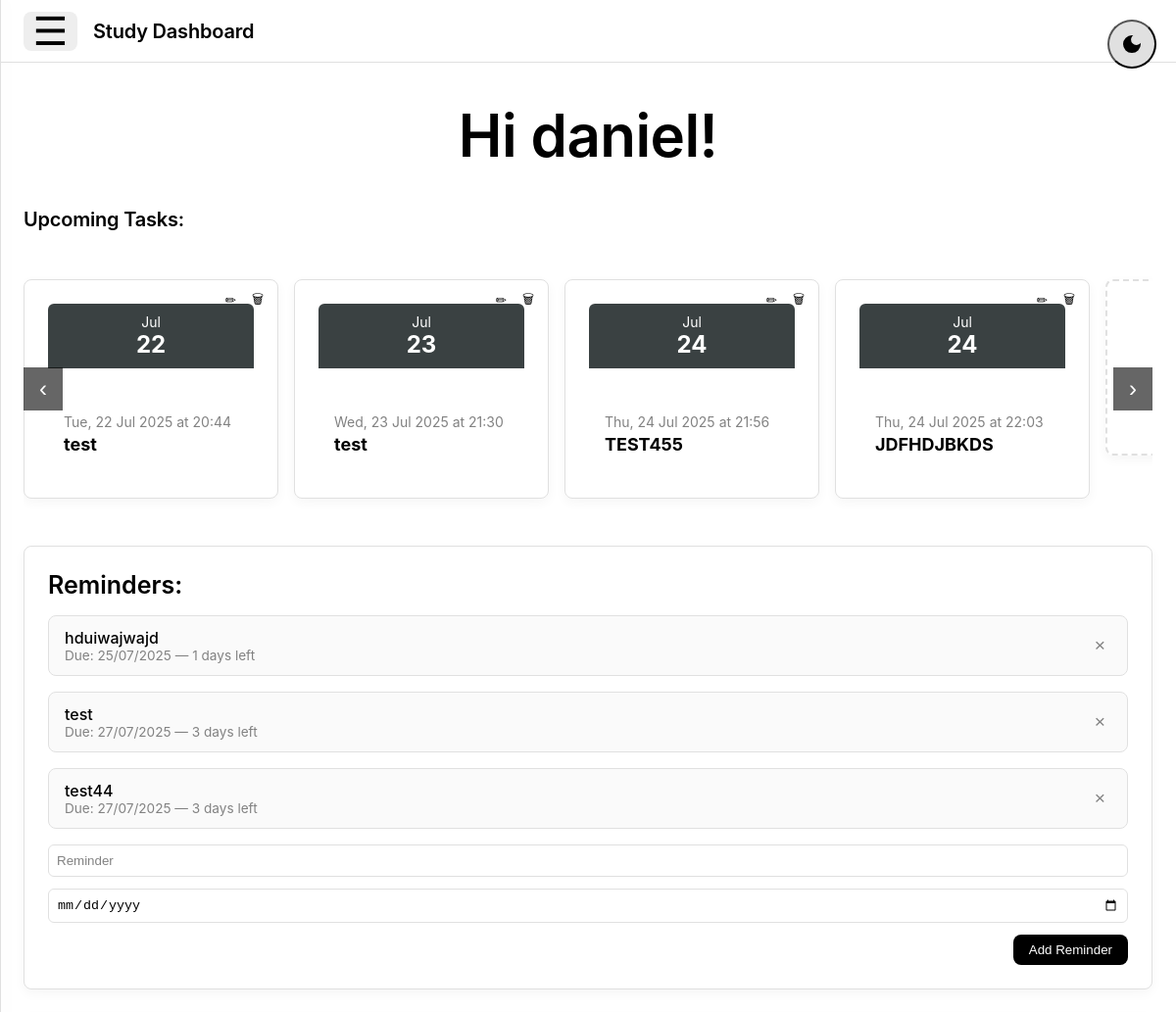
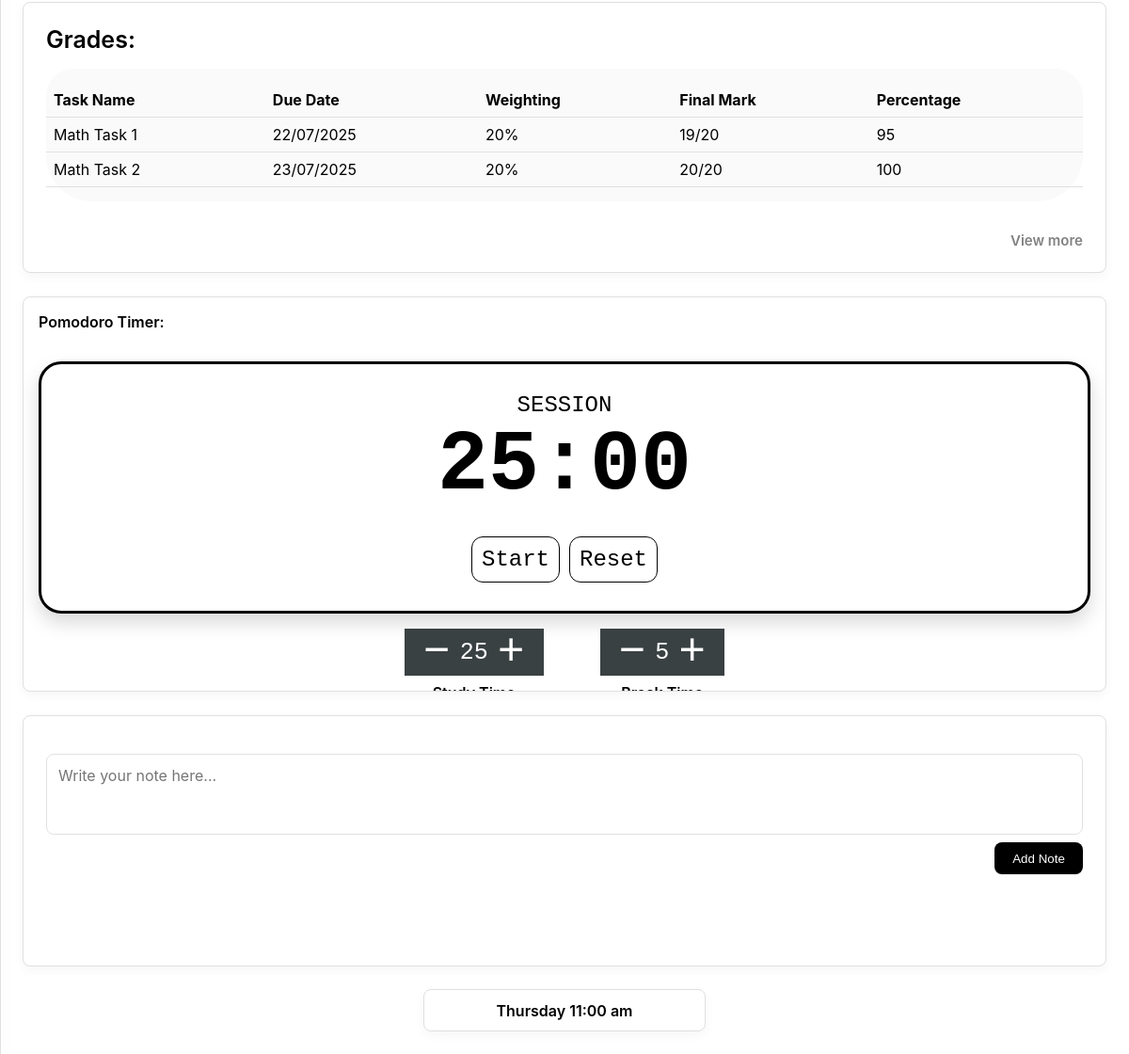
Screenshot of / (signed in) with the database file from the repository (2 pictures, top to bottom).
### website/models.py (models this page shows)
class User(db.Model, UserMixin):
    id = db.Column(db.Integer, primary_key=True)
    email = db.Column(db.String(150), unique=True)
    password = db.Column(db.String(150))
    first_name = db.Column(db.String(150))
    reminders = db.relationship('Reminder', backref='user', lazy=True)
    notes = db.relationship('Note', backref='user', lazy=True)
    events = db.relationship('Event', backref='user', lazy=True)
    grades = db.relationship('Grade', backref='user', lazy=True)

class Event(db.Model):
    id = db.Column(db.Integer, primary_key=True)
    title = db.Column(db.String(150), nullable=False)
    date = db.Column(db.Date, nullable=False)
    time = db.Column(db.String(10), nullable=True)
    location = db.Column(db.String(150), nullable=True)
    user_id = db.Column(db.Integer, db.ForeignKey('user.id'), nullable=False)
    description = db.Column(db.Text, nullable=True)

class Reminder(db.Model):
    id = db.Column(db.Integer, primary_key=True)
    content = db.Column(db.Text, nullable=False)
    due_date = db.Column(db.Date, nullable=False)
    user_id = db.Column(db.Integer, db.ForeignKey('user.id'), nullable=False)

class Grade(db.Model):
    id = db.Column(db.Integer, primary_key=True)
    name = db.Column(db.String(150), nullable=False)
    due_date = db.Column(db.String(50))
    weighting = db.Column(db.String(50))
    final_mark = db.Column(db.String(50))
    percentage = db.Column(db.String(50))
    user_id = db.Column(db.Integer, db.ForeignKey('user.id'), nullable=False)

### website/views.py (the view, shortened to what this page needs)
@views.route('/', methods=['GET', 'POST'])
@login_required
def home():
    reminders = Reminder.query.filter_by(user_id=current_user.id).order_by(Reminder.due_date).all()
    now = date.today()
    events = Event.query.filter_by(user_id=current_user.id).order_by(Event.date).all()
    grades = Grade.query.filter_by(user_id=current_user.id).order_by(Grade.due_date).all()
    for grade in grades:
        if isinstance(grade.due_date, str):
            try:
                grade.due_date = datetime.strptime(grade.due_date, "%Y-%m-%d").date()
            except ValueError:
                pass
    return render_template("home.html", user=current_user, events=events, reminders=reminders, now=now, grades=grades)

### website/__init__.py (called while the page is built)
def create_app():
    app = Flask(__name__)
    app.config['SECRET_KEY'] = 'hjshjhdjah kjshkjdhjs'
    app.config['SQLALCHEMY_DATABASE_URI'] = 'sqlite:///db.sqlite'
    db.init_app(app)
    migrate = Migrate(app, db)
    from .views import views
    from .auth import auth
    from .models import User, Note
    app.register_blueprint(views, url_prefix='/')
    app.register_blueprint(auth, url_prefix='/')
    with app.app_context():
        db.create_all()
    login_manager = LoginManager()
    login_manager.login_view = 'auth.login'
    login_manager.init_app(app)
    @login_manager.user_loader
    def load_user(id):
        return User.query.get(int(id))
    return app

### website/templates/home.html (shortened to what this page needs)
{% extends "base.html" %}
{% block content %}
<header class="site-header">
  <div class="container header-container">
    <div class="header-left">
      <button class="menu-button" onclick="openSidebar()">
        <span class="menu-icon">☰</span>
      </button>
      <h1 class="site-title">Study Dashboard</h1>
    </div>
  </div>
</header>
<section id="hero" class="hero-section">
  <div class="container">
    <h2 class="hero-title">Hi {{ current_user.first_name }}!</h2>
  </div>
</section>
<section id="events" class="events-section">
  <div class="container">
    <h3 class="events-title">Upcoming Tasks:</h3>
    <div class="carousel-wrapper" style="position: relative;">
      <div id="carousel" class="events-grid" style="display: flex; overflow-x: auto; gap: 16px; padding: 1rem 2rem 1rem 1rem; scroll-snap-type: x mandatory; scroll-behavior: smooth;">
        {% for event in events %}
        <div class="card event-card" style="min-width: 260px; flex: 0 0 auto; scroll-snap-align: start; position: relative;">
          <div style="background-color: #3a4142; color: white; padding: 10px; text-align: center; border-radius: 6px 6px 0 0;">
            <div style="font-size: 14px;">{{ event.date.strftime('%b') }}</div>
            <div style="font-size: 24px; font-weight: bold;">{{ event.date.strftime('%d') }}</div>
          </div>
          <div style="padding: 1rem;">
            <p style="font-size: 14px; color: var(--text-secondary); margin-bottom: 4px;">
              {{ event.date.strftime('%a, %d %b %Y') }} at {{ event.time }}
            </p>
            <h2 style="margin: 0 0 4px; font-size: 18px;">{{ event.title }}</h2>
          </div>
          <div style="position: absolute; top: 8px; right: 8px; display: flex; gap: 4px;">
            <button onclick="openEditModal({{ event.id }})" class="edit-btn" style="background: none; border: none; cursor: pointer;">✏</button>
            <form method="POST" action="/delete-event">
              <button type="submit" class="delete-btn" style="background: none; border: none; cursor: pointer;">🗑</button>
            </form>
          </div>
        </div>
        {% endfor %}
        <div class="card event-card" style="min-width: 260px; height: 180px; display: flex; justify-content: center; align-items: center; border: 2px dashed var(--border-color); cursor: pointer;" onclick="openEventModal()">
        </div>
      </div>
      <button onclick="scrollCarousel(-1)" style="position: absolute; top: 50%; left: 0; transform: translateY(-50%); background: rgba(0,0,0,0.6); color: white; border: none; font-size: 24px; padding: 0.5rem 1rem; cursor: pointer; z-index: 10;">‹</button>
      <button onclick="scrollCarousel(1)" style="position: absolute; top: 50%; right: 0; transform: translateY(-50%); background: rgba(0,0,0,0.6); color: white; border: none; font-size: 24px; padding: 0.5rem 1rem; cursor: pointer; z-index: 10;">›</button>
    </div>
  </div>
</section>
<main id="main-content" class="main-content-section">
  <div class="container main-grid">
    <div class="main-column-left">
      <section id="reminders" class="card reminders-card">
        <h3 class="card-title">Reminders:</h3>
          <ul id="reminder-list" style="list-style: none; padding: 0; margin: 0; display: flex; flex-direction: column; gap: 1rem;">
            {% for reminder in reminders %}
              <li id="reminder-{{ reminder.id }}" class="reminder-item" style="display: flex; justify-content: space-between; align-items: center; border: 1px solid var(--border-color); border-radius: 8px; padding: 0.75rem 1rem; background-color: var(--bg-secondary); color: var(--text-primary);">
                <div>
                  <div style="font-size: 1rem; font-weight: 500;">{{ reminder.content }}</div>
                  <div style="font-size: 0.85rem; color: var(--text-secondary);">
                    Due: {{ reminder.due_date.strftime('%d/%m/%Y') }} —
                    <span>{{ (reminder.due_date - now).days }} days left</span>
                  </div>
                </div>
                <button onclick="deleteReminder({{ reminder.id }})"
                        style="background: none; border: none; color: var(--text-secondary); font-size: 1.2rem; cursor: pointer;">&times;</button>
              </li>
            {% endfor %}
          </ul>
        <form id="reminder-form" style="display: flex; flex-direction: column; gap: 0.75rem; margin-top: 1rem;">
          <input type="text" name="reminder_content" placeholder="Reminder" required
                style="padding: 0.5rem; border: 1px solid var(--border-color); border-radius: 6px; background-color: var(--bg-primary); color: var(--text-primary);" />
          <input type="date" name="reminder_due" required
                style="padding: 0.5rem; border: 1px solid var(--border-color); border-radius: 6px; background-color: var(--bg-primary); color: var(--text-primary);" />
          <button type="submit"
                  class="button"
                  style="align-self: flex-end; padding: 0.5rem 1rem; border-radius: 8px; background-color: var(--border-dark); color: var(--bg-primary); border: none; font-weight: 500; cursor: pointer;">
            Add Reminder
          </button>
        </form>
      </section>
    <div class="main-column-right">
      <section id="grades" class="card grades-card">
        <h3 class="card-title">Grades:</h3>
        <div class="grades-table-wrapper">
          <table style="width: 100%; border-collapse: collapse;">
            <thead>
              <tr style="text-align: left; border-bottom: 1px solid var(--border-color);">
                <th style="padding: 0.5rem;">Task Name</th>
                <th style="padding: 0.5rem;">Due Date</th>
                <th style="padding: 0.5rem;">Weighting</th>
                <th style="padding: 0.5rem;">Final Mark</th>
                <th style="padding: 0.5rem;">Percentage</th>
              </tr>
            </thead>
            <tbody>
              {% for grade in grades[:3] %}
              <tr style="border-bottom: 1px solid var(--border-color);">
                <td style="padding: 0.5rem;">{{ grade.name }}</td>
                <td style="padding: 0.5rem;">{{ grade.due_date.strftime('%d/%m/%Y') }}</td>
                <td style="padding: 0.5rem;">{{ grade.weighting }}</td>
                <td style="padding: 0.5rem;">{{ grade.final_mark }}</td>
                <td style="padding: 0.5rem;">{{ grade.percentage }}</td>
              </tr>
              {% else %}
              <tr>
                <td colspan="5" style="padding: 0.5rem; color: var(--text-secondary); text-align: center;">No grades added yet.</td>
              </tr>
              {% endfor %}
            </tbody>
          </table>
        </div>
        <a href="/grades" class="view-more-link" style="display: inline-block; margin-top: 1rem; color: var(--text-secondary);">View more</a>
      </section>
    </div>
    </div>
    <section id="pomodoro" class="card pomodoro-card" style="padding: 1rem; max-height: 450px; overflow: hidden;">
        <h3 class="card-title-small">Pomodoro Timer:</h3>
        <div class="timer-widget">
          <div class="timer-display">
            <span class="timer-label">SESSION</span>
            <span class="timer-time" id="time-left">25:00</span>
          </div>
          <div class="timer-buttons">
            <button class="timer-button" id="start-btn">Start</button>
            <button class="timer-button" id="reset-btn">Reset</button>
          </div>
        </div>
        <div class="timer-controls">
          <div class="control-group">
            <button class="control-button">−</button>
            <span class="control-value" id="study-time">25</span>
            <button class="control-button">+</button>
            <label class="control-label">Study Time</label>
          </div>
          <div class="control-group">
            <button class="control-button">−</button>
            <span class="control-value" id="break-time">5</span>
            <button class="control-button">+</button>
            <label class="control-label">Break Time</label>
          </div>
        </div>
      </section>
      <section id="notes" class="card notes-card">
        <form id="note-form" style="display: flex; flex-direction: column; gap: 0.5rem;">
          <textarea id="note-input" name="note" placeholder="Write your note here..." rows="3"
                    style="resize: none; padding: 0.75rem; font-size: 1rem; font-family: 'Inter', sans-serif;
                          border: 1px solid var(--border-color); border-radius: 8px; background-color: var(--bg-primary);
                          color: var(--text-primary);"></textarea>
          <button type="submit"
                  class="button"
                  style="align-self: flex-end; padding: 0.6rem 1.2rem; border-radius: 8px;
                        background-color: var(--border-dark); color: var(--bg-primary);
                        border: none; font-weight: 500; cursor: pointer;">
            Add Note
          </button>
        </form>
      </section>
    </div>
  </div>
<footer id="footer" class="site-footer">
  <div class="container">
    <div class="time-card">
      <p id="local-time">[CURRENT TIME]</p>
    </div>
  </div>
</footer>
{% endblock %}

### rows the page displays
User: first_name "daniel"
Event: date "Jul", date "22", date "Tue, 22 Jul 2025", time "20:44", title "test"
Event: date "Jul", date "23", date "Wed, 23 Jul 2025", time "21:30", title "test"
Event: date "Jul", date "24", date "Thu, 24 Jul 2025", time "21:56", title "TEST455"
Event: date "Jul", date "24", date "Thu, 24 Jul 2025", time "22:03", title "JDFHDJBKDS"
Reminder: content "hduiwajwajd", due_date "25/07/2025", (reminder.due_date-now).days "1"
Reminder: content "test", due_date "27/07/2025", (reminder.due_date-now).days "3"
Reminder: content "test44", due_date "27/07/2025", (reminder.due_date-now).days "3"
Grade: name "Math Task 1", due_date "22/07/2025", weighting "20%", final_mark "19/20", percentage "95"
Grade: name "Math Task 2", due_date "23/07/2025", weighting "20%", final_mark "20/20", percentage "100"
